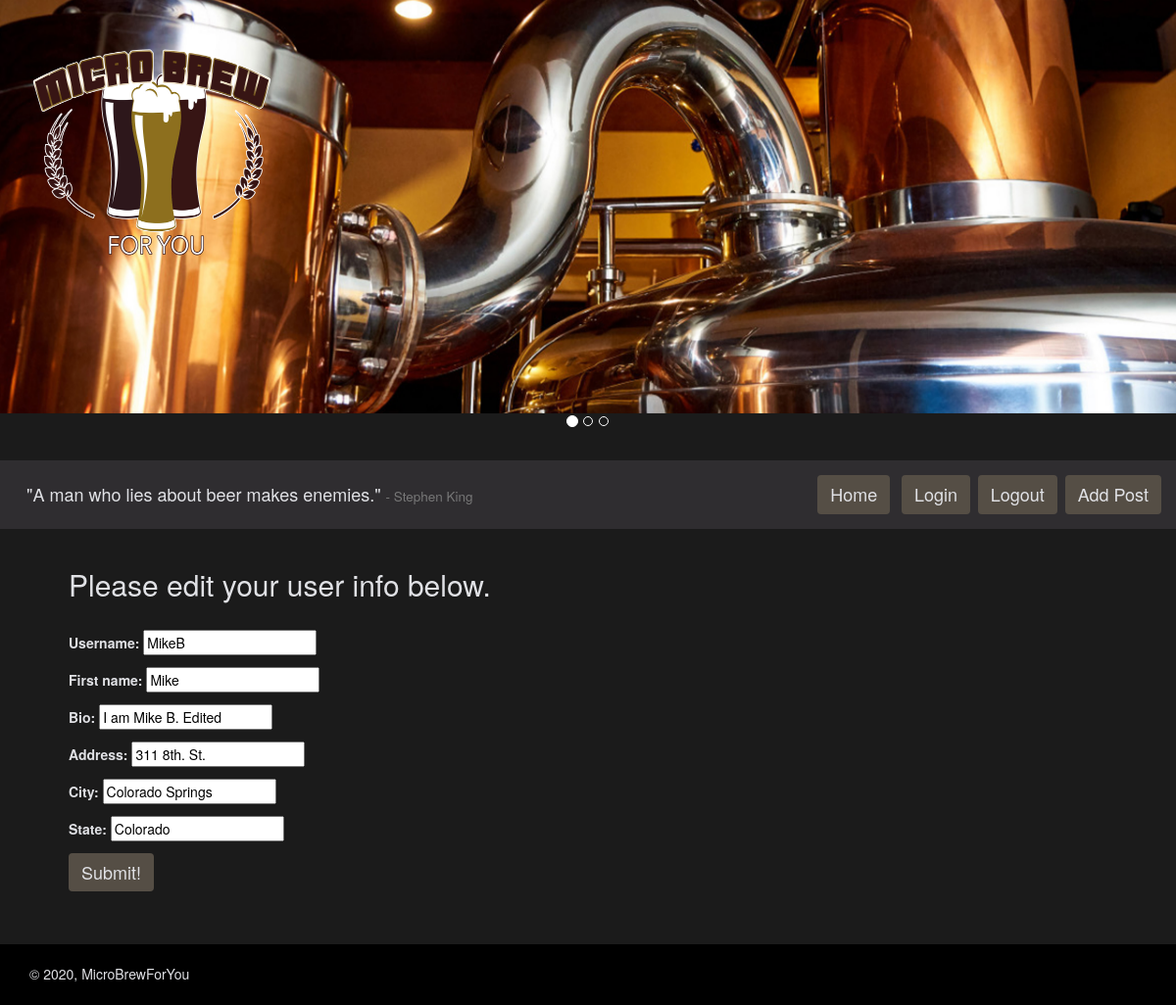
Page /edituser/4/ (signed in) on the earlier database version.
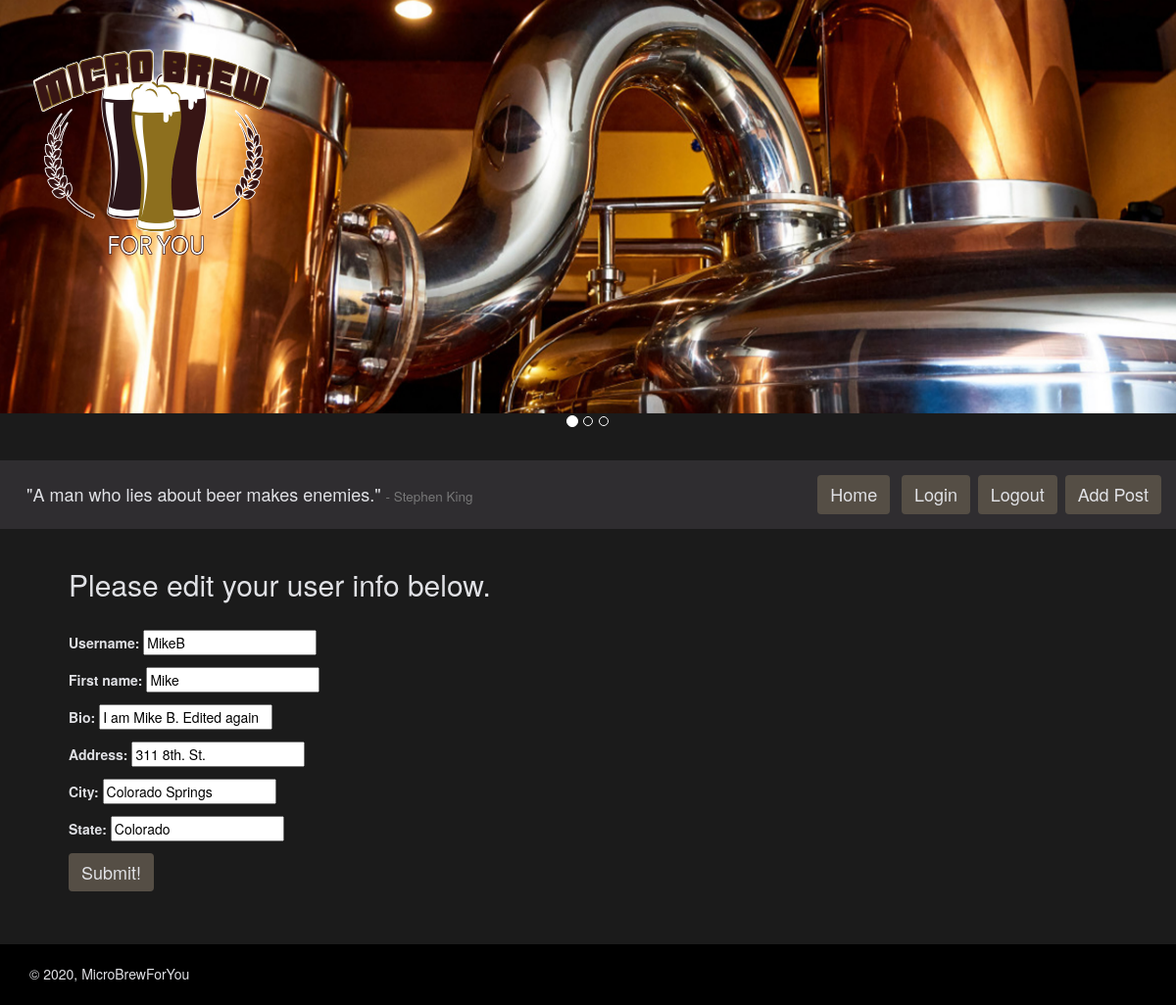
Same page on the later database version.
### microbrewforyou_app/models.py (models this page shows, shortened)
class CustomUser(AbstractUser):
    bio = models.CharField(max_length=280, default='')
    user_image = models.ImageField(
        upload_to='CustomUser/', null=False, blank=False)
    users_following = models.ManyToManyField(
        "self", symmetrical=False, related_name='CustomUser')
    fav_breweries = models.ManyToManyField(
        "Breweries", symmetrical=False,
        related_name='fav_breweries', blank=True)
    fav_brewtypes = models.ManyToManyField(
        "BrewTypes", symmetrical=False,
        related_name='fav_brewtypes', blank=True)
    address = models.CharField(max_length=280)
    city = models.CharField(max_length=50)
    state = models.CharField(max_length=50)
    user_since = models.DateTimeField(default=timezone.now)
    REQUIRED_FIELDS = ['first_name', 'bio', 'address', 'city', 'state']

### microbrewforyou_app/views.py (the view, shortened to what this page needs)
def edit_user_view(request, user_id):
    edit_user = CustomUser.objects.filter(id=user_id).first()
    if edit_user == request.user:
        user_form = EditUserForm(initial={'username': edit_user.username,
                                          'first_name': edit_user.first_name,
                                          'bio': edit_user.bio,
                                          'address': edit_user.address,
                                          'city': edit_user.city,
                                          'state': edit_user.state})
        words_quote = "A man who lies about beer makes enemies."
        words_author = "Stephen King"
        return render(request, "edit_user.html",
                      {"form": user_form,
                       "profile_user": request.user,
                       'words_author': words_author,
                       "words_quote": words_quote})
    else:
        return HttpResponseRedirect(reverse(
            "edit_userview", args=[edit_user.id]))

### microbrewforyou_app/forms.py
class EditUserForm(forms.Form):
    username = forms.CharField(max_length=240)
    first_name = forms.CharField(max_length=240)
    bio = forms.CharField(max_length=280)
    address = forms.CharField(max_length=280)
    city = forms.CharField(max_length=50)
    state = forms.CharField(max_length=50)

### templates/edit_user.html
{% extends 'base.html' %} {% block content %}
<br />
<h2>Please edit your user info below.</h2>
<br />
<form action="" method="post">
  {% csrf_token %} {{ form.as_p }}
  <input class="btn button-menu" type="submit" value="Submit!" />
</form>
<br />
<br />
{% endblock %}

Differences in the rows shown:
changed CustomUser "MikeB": bio "I am Mike B. Edited" → "I am Mike B. Edited again"
